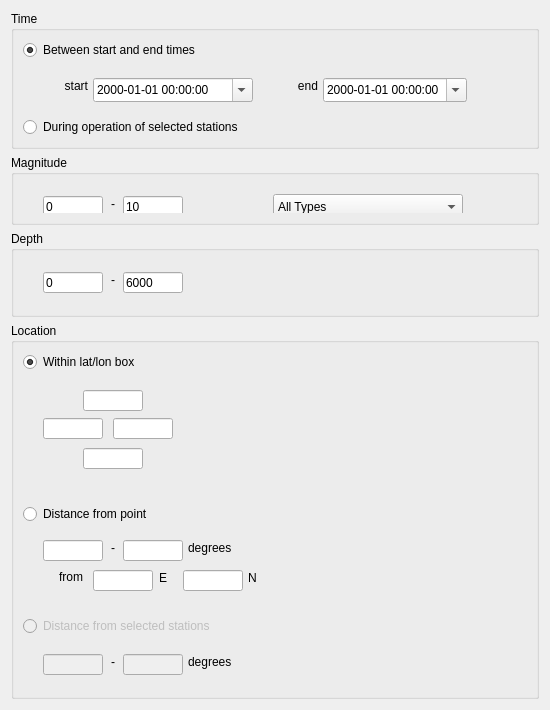
<?xml version="1.0" encoding="UTF-8"?>
<ui version="4.0">
 <class>EventQueryDialog</class>
 <widget class="QDialog" name="EventQueryDialog">
  <property name="geometry">
   <rect>
    <x>0</x>
    <y>0</y>
    <width>550</width>
    <height>710</height>
   </rect>
  </property>
  <property name="minimumSize">
   <size>
    <width>450</width>
    <height>710</height>
   </size>
  </property>
  <property name="windowTitle">
   <string>Dialog</string>
  </property>
  <layout class="QVBoxLayout" name="verticalLayout">
   <item>
    <widget class="QGroupBox" name="timeGroupBox">
     <property name="title">
      <string>Time</string>
     </property>
     <layout class="QVBoxLayout" name="verticalLayout_2">
      <item>
       <widget class="QRadioButton" name="timeBetweenRadioButton">
        <property name="enabled">
         <bool>true</bool>
        </property>
        <property name="text">
         <string>Between start and end times</string>
        </property>
        <property name="checked">
         <bool>true</bool>
        </property>
       </widget>
      </item>
      <item>
       <widget class="QWidget" name="timeWidget" native="true">
        <property name="minimumSize">
         <size>
          <width>0</width>
          <height>45</height>
         </size>
        </property>
        <widget class="QDateTimeEdit" name="endtimeDateTimeEdit">
         <property name="geometry">
          <rect>
           <x>300</x>
           <y>12</y>
           <width>144</width>
           <height>24</height>
          </rect>
         </property>
         <property name="displayFormat">
          <string>yyyy-MM-dd hh:mm:ss</string>
         </property>
         <property name="calendarPopup">
          <bool>true</bool>
         </property>
         <property name="timeSpec">
          <enum>Qt::UTC</enum>
         </property>
        </widget>
        <widget class="QDateTimeEdit" name="starttimeDateTimeEdit">
         <property name="geometry">
          <rect>
           <x>70</x>
           <y>12</y>
           <width>160</width>
           <height>24</height>
          </rect>
         </property>
         <property name="alignment">
          <set>Qt::AlignLeading|Qt::AlignLeft|Qt::AlignVCenter</set>
         </property>
         <property name="displayFormat">
          <string>yyyy-MM-dd hh:mm:ss</string>
         </property>
         <property name="calendarPopup">
          <bool>true</bool>
         </property>
         <property name="timeSpec">
          <enum>Qt::UTC</enum>
         </property>
        </widget>
        <widget class="QLabel" name="starttimeLabel">
         <property name="geometry">
          <rect>
           <x>25</x>
           <y>12</y>
           <width>40</width>
           <height>16</height>
          </rect>
         </property>
         <property name="text">
          <string>start</string>
         </property>
         <property name="alignment">
          <set>Qt::AlignRight|Qt::AlignTrailing|Qt::AlignVCenter</set>
         </property>
        </widget>
        <widget class="QLabel" name="endtimeLabele">
         <property name="geometry">
          <rect>
           <x>255</x>
           <y>12</y>
           <width>40</width>
           <height>16</height>
          </rect>
         </property>
         <property name="text">
          <string>end</string>
         </property>
         <property name="alignment">
          <set>Qt::AlignRight|Qt::AlignTrailing|Qt::AlignVCenter</set>
         </property>
        </widget>
       </widget>
      </item>
      <item>
       <widget class="QRadioButton" name="timeDuringStationsRadioButton">
        <property name="text">
         <string>During operation of selected stations</string>
        </property>
       </widget>
      </item>
     </layout>
    </widget>
   </item>
   <item>
    <widget class="QGroupBox" name="magnitudeGroupBox">
     <property name="minimumSize">
      <size>
       <width>0</width>
       <height>45</height>
      </size>
     </property>
     <property name="title">
      <string>Magnitude</string>
     </property>
     <layout class="QVBoxLayout" name="verticalLayout_3">
      <item>
       <widget class="QWidget" name="magnitudeWidget" native="true">
        <widget class="QLineEdit" name="minmagLineEdit">
         <property name="geometry">
          <rect>
           <x>20</x>
           <y>12</y>
           <width>60</width>
           <height>21</height>
          </rect>
         </property>
         <property name="text">
          <string>0</string>
         </property>
        </widget>
        <widget class="QLineEdit" name="maxmagLineEdit">
         <property name="geometry">
          <rect>
           <x>100</x>
           <y>12</y>
           <width>60</width>
           <height>21</height>
          </rect>
         </property>
         <property name="text">
          <string>10</string>
         </property>
        </widget>
        <widget class="QComboBox" name="magtypeComboBox">
         <property name="enabled">
          <bool>true</bool>
         </property>
         <property name="geometry">
          <rect>
           <x>250</x>
           <y>10</y>
           <width>190</width>
           <height>26</height>
          </rect>
         </property>
         <item>
          <property name="text">
           <string>All Types</string>
          </property>
         </item>
         <item>
          <property name="text">
           <string>TB</string>
          </property>
         </item>
         <item>
          <property name="text">
           <string>ML</string>
          </property>
         </item>
         <item>
          <property name="text">
           <string>MS</string>
          </property>
         </item>
         <item>
          <property name="text">
           <string>MW</string>
          </property>
         </item>
        </widget>
        <widget class="QLabel" name="label">
         <property name="geometry">
          <rect>
           <x>85</x>
           <y>12</y>
           <width>10</width>
           <height>16</height>
          </rect>
         </property>
         <property name="text">
          <string>-</string>
         </property>
         <property name="alignment">
          <set>Qt::AlignCenter</set>
         </property>
        </widget>
       </widget>
      </item>
     </layout>
    </widget>
   </item>
   <item>
    <widget class="QGroupBox" name="depthGroupBox">
     <property name="title">
      <string>Depth</string>
     </property>
     <layout class="QVBoxLayout" name="verticalLayout_5">
      <item>
       <widget class="QWidget" name="depthWidget" native="true">
        <property name="minimumSize">
         <size>
          <width>0</width>
          <height>45</height>
         </size>
        </property>
        <widget class="QLineEdit" name="mindepthLineEdit">
         <property name="geometry">
          <rect>
           <x>20</x>
           <y>12</y>
           <width>60</width>
           <height>21</height>
          </rect>
         </property>
         <property name="text">
          <string>0</string>
         </property>
        </widget>
        <widget class="QLineEdit" name="maxdepthLineEdit">
         <property name="geometry">
          <rect>
           <x>100</x>
           <y>12</y>
           <width>60</width>
           <height>21</height>
          </rect>
         </property>
         <property name="text">
          <string>6000</string>
         </property>
        </widget>
        <widget class="QLabel" name="label_2">
         <property name="geometry">
          <rect>
           <x>85</x>
           <y>12</y>
           <width>10</width>
           <height>16</height>
          </rect>
         </property>
         <property name="text">
          <string>-</string>
         </property>
         <property name="alignment">
          <set>Qt::AlignCenter</set>
         </property>
        </widget>
       </widget>
      </item>
     </layout>
    </widget>
   </item>
   <item>
    <widget class="QGroupBox" name="locationGroupBox">
     <property name="minimumSize">
      <size>
       <width>0</width>
       <height>375</height>
      </size>
     </property>
     <property name="title">
      <string>Location</string>
     </property>
     <layout class="QVBoxLayout" name="verticalLayout_4">
      <item>
       <widget class="QRadioButton" name="locationRangeRadioButton">
        <property name="text">
         <string>Within lat/lon box</string>
        </property>
        <property name="checked">
         <bool>true</bool>
        </property>
       </widget>
      </item>
      <item>
       <widget class="QWidget" name="locationRangeWidget" native="true">
        <property name="sizePolicy">
         <sizepolicy hsizetype="Preferred" vsizetype="Preferred">
          <horstretch>0</horstretch>
          <verstretch>0</verstretch>
         </sizepolicy>
        </property>
        <property name="minimumSize">
         <size>
          <width>0</width>
          <height>120</height>
         </size>
        </property>
        <widget class="QLineEdit" name="locationRangeEastLineEdit">
         <property name="geometry">
          <rect>
           <x>90</x>
           <y>40</y>
           <width>60</width>
           <height>21</height>
          </rect>
         </property>
        </widget>
        <widget class="QLineEdit" name="locationRangeWestLineEdit">
         <property name="geometry">
          <rect>
           <x>20</x>
           <y>40</y>
           <width>60</width>
           <height>21</height>
          </rect>
         </property>
        </widget>
        <widget class="QLineEdit" name="locationRangeNorthLineEdit">
         <property name="geometry">
          <rect>
           <x>60</x>
           <y>12</y>
           <width>60</width>
           <height>21</height>
          </rect>
         </property>
        </widget>
        <widget class="QLineEdit" name="locationRangeSouthLineEdit">
         <property name="geometry">
          <rect>
           <x>60</x>
           <y>70</y>
           <width>60</width>
           <height>21</height>
          </rect>
         </property>
        </widget>
       </widget>
      </item>
      <item>
       <widget class="QRadioButton" name="locationDistanceFromPointRadioButton">
        <property name="enabled">
         <bool>true</bool>
        </property>
        <property name="text">
         <string>Distance from point</string>
        </property>
       </widget>
      </item>
      <item>
       <widget class="QWidget" name="distanceFromPointWidget" native="true">
        <property name="minimumSize">
         <size>
          <width>0</width>
          <height>80</height>
         </size>
        </property>
        <widget class="QLineEdit" name="distanceFromPointEastLineEdit">
         <property name="enabled">
          <bool>true</bool>
         </property>
         <property name="geometry">
          <rect>
           <x>70</x>
           <y>40</y>
           <width>60</width>
           <height>21</height>
          </rect>
         </property>
        </widget>
        <widget class="QLabel" name="label_8">
         <property name="enabled">
          <bool>true</bool>
         </property>
         <property name="geometry">
          <rect>
           <x>135</x>
           <y>40</y>
           <width>10</width>
           <height>16</height>
          </rect>
         </property>
         <property name="text">
          <string>E</string>
         </property>
         <property name="alignment">
          <set>Qt::AlignCenter</set>
         </property>
        </widget>
        <widget class="QLabel" name="label_9">
         <property name="enabled">
          <bool>true</bool>
         </property>
         <property name="geometry">
          <rect>
           <x>225</x>
           <y>40</y>
           <width>10</width>
           <height>16</height>
          </rect>
         </property>
         <property name="text">
          <string>N</string>
         </property>
        </widget>
        <widget class="QLineEdit" name="distanceFromPointMinRadiusLineEdit">
         <property name="enabled">
          <bool>true</bool>
         </property>
         <property name="geometry">
          <rect>
           <x>20</x>
           <y>10</y>
           <width>60</width>
           <height>21</height>
          </rect>
         </property>
        </widget>
        <widget class="QLabel" name="label_10">
         <property name="enabled">
          <bool>true</bool>
         </property>
         <property name="geometry">
          <rect>
           <x>85</x>
           <y>10</y>
           <width>10</width>
           <height>16</height>
          </rect>
         </property>
         <property name="text">
          <string>-</string>
         </property>
         <property name="alignment">
          <set>Qt::AlignCenter</set>
         </property>
        </widget>
        <widget class="QLineEdit" name="distanceFromPointMaxRadiusLineEdit">
         <property name="enabled">
          <bool>true</bool>
         </property>
         <property name="geometry">
          <rect>
           <x>100</x>
           <y>10</y>
           <width>60</width>
           <height>21</height>
          </rect>
         </property>
        </widget>
        <widget class="QLineEdit" name="distanceFromPointNorthLineEdit">
         <property name="enabled">
          <bool>true</bool>
         </property>
         <property name="geometry">
          <rect>
           <x>160</x>
           <y>40</y>
           <width>60</width>
           <height>21</height>
          </rect>
         </property>
        </widget>
        <widget class="QLabel" name="label_11">
         <property name="enabled">
          <bool>true</bool>
         </property>
         <property name="geometry">
          <rect>
           <x>165</x>
           <y>10</y>
           <width>60</width>
           <height>16</height>
          </rect>
         </property>
         <property name="text">
          <string>degrees</string>
         </property>
        </widget>
        <widget class="QLabel" name="label_6">
         <property name="enabled">
          <bool>true</bool>
         </property>
         <property name="geometry">
          <rect>
           <x>20</x>
           <y>40</y>
           <width>40</width>
           <height>13</height>
          </rect>
         </property>
         <property name="text">
          <string>from</string>
         </property>
         <property name="alignment">
          <set>Qt::AlignRight|Qt::AlignTrailing|Qt::AlignVCenter</set>
         </property>
        </widget>
        <zorder>label_10</zorder>
        <zorder>distanceFromPointMaxRadiusLineEdit</zorder>
        <zorder>distanceFromPointMinRadiusLineEdit</zorder>
        <zorder>label_11</zorder>
        <zorder>distanceFromPointEastLineEdit</zorder>
        <zorder>label_8</zorder>
        <zorder>label_9</zorder>
        <zorder>distanceFromPointNorthLineEdit</zorder>
        <zorder>label_6</zorder>
       </widget>
      </item>
      <item>
       <widget class="QRadioButton" name="locationDistanceFromStationsRadioButton">
        <property name="enabled">
         <bool>false</bool>
        </property>
        <property name="text">
         <string>Distance from selected stations</string>
        </property>
       </widget>
      </item>
      <item>
       <widget class="QWidget" name="distanceFromStationsWidget" native="true">
        <property name="minimumSize">
         <size>
          <width>0</width>
          <height>45</height>
         </size>
        </property>
        <widget class="QLineEdit" name="distanceFromStationsMinradiusLineEdit">
         <property name="enabled">
          <bool>false</bool>
         </property>
         <property name="geometry">
          <rect>
           <x>20</x>
           <y>12</y>
           <width>60</width>
           <height>21</height>
          </rect>
         </property>
        </widget>
        <widget class="QLabel" name="label_3">
         <property name="enabled">
          <bool>true</bool>
         </property>
         <property name="geometry">
          <rect>
           <x>85</x>
           <y>12</y>
           <width>10</width>
           <height>16</height>
          </rect>
         </property>
         <property name="text">
          <string>-</string>
         </property>
         <property name="alignment">
          <set>Qt::AlignCenter</set>
         </property>
        </widget>
        <widget class="QLineEdit" name="distanceFromStationsMaxradiusLineEdit">
         <property name="enabled">
          <bool>false</bool>
         </property>
         <property name="geometry">
          <rect>
           <x>100</x>
           <y>12</y>
           <width>60</width>
           <height>21</height>
          </rect>
         </property>
        </widget>
        <widget class="QLabel" name="label_5">
         <property name="enabled">
          <bool>true</bool>
         </property>
         <property name="geometry">
          <rect>
           <x>165</x>
           <y>12</y>
           <width>60</width>
           <height>16</height>
          </rect>
         </property>
         <property name="text">
          <string>degrees</string>
         </property>
        </widget>
       </widget>
      </item>
     </layout>
    </widget>
   </item>
  </layout>
 </widget>
 <resources/>
 <connections/>
</ui>
